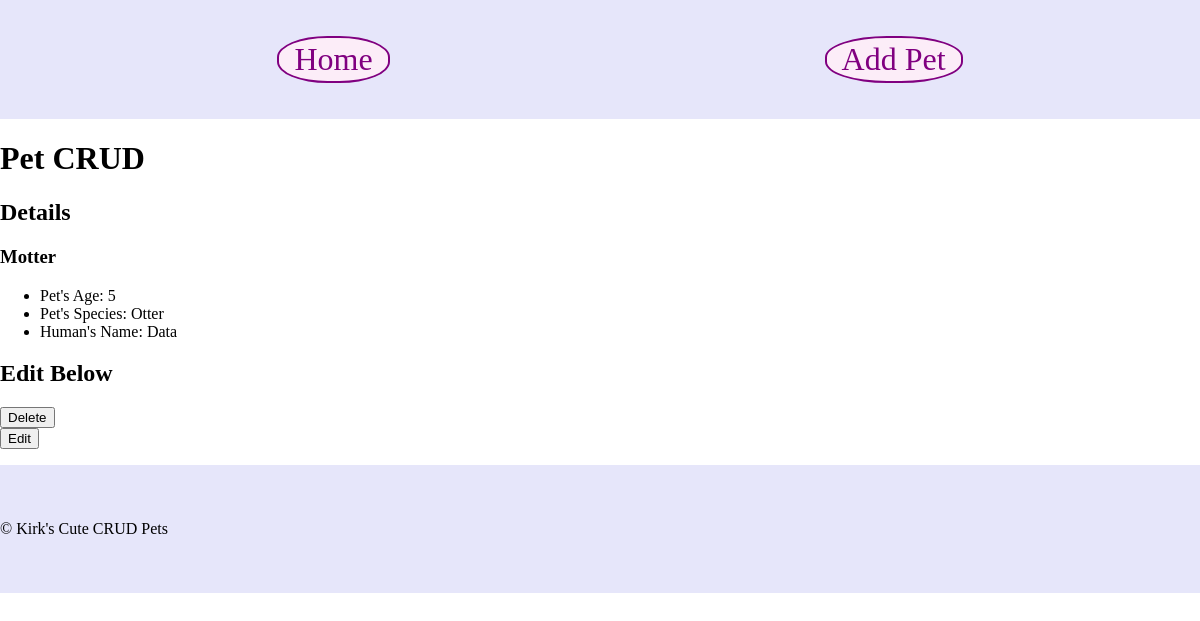
/projects/petCrud/details.php?petID=2, run on the app's committed database.
### tables this page shows
CREATE TABLE `Pet` (
  `petID` int(11) NOT NULL AUTO_INCREMENT,
  `petAge` smallint(6) NOT NULL,
  `petSpecies` varchar(50) NOT NULL,
  `petName` varchar(75) NOT NULL,
  `humanID` int(11) NOT NULL,
  PRIMARY KEY (`petID`),
  KEY `Human_Key` (`humanID`)
);

CREATE TABLE `Human` (
  `humanID` int(11) NOT NULL AUTO_INCREMENT,
  `humanWeight` decimal(3,1) DEFAULT NULL,
  `humanName` varchar(40) NOT NULL,
  PRIMARY KEY (`humanID`),
  UNIQUE KEY `humanID` (`humanID`)
);

### projects/petCrud/details.php (the view, shortened to what this page needs)
<?php
	$inputErrors = array("petName" => "", "petAge" => "", "petSpecies" => "");
	if(isset($_GET['petID'])){
		$petID = mysqli_real_escape_string($conn, $_GET["petID"]);
		$sqlJoinPetRow = "select Pet.petID, Pet.petName, Pet.petAge, Pet.petSpecies, Human.humanName from Human, Pet where Pet.humanID = Human.humanID and Pet.petID = $petID";
		$sqlHumanList = "select humanName from Human ORDER BY humanName;";
		$result = mysqli_query($conn, $sqlJoinPetRow);
		$humanListResult = mysqli_query($conn, $sqlHumanList);
		$pet = mysqli_fetch_assoc($result);
		while($human = mysqli_fetch_array($humanListResult, MYSQLI_NUM)){
			$humanList[] = $human;
		}
		if(!isset($_POST["edit"]) && !isset($_POST["submit"])){
			$isEditable = FALSE;
		}
	}
	else {
		echo "NO GET";
		echo "upload problems as follows: " . mysqli_error($conn);
		mysqli_close($conn);
	}
 ?>
<?php require("templates/header.php");?>
	<h2>Details</h2>
	<div>
		<?php if($pet): ?>
			<h3><?php echo htmlspecialchars($pet[petName]); ?></h3>
			<ul>
				<?php
					$labels = ["petAge" => "Pet's Age", "petSpecies" => "Pet's Species", "humanName" => "Human's Name"];
					foreach($pet as $tableColumn => $recordValue):
						if($tableColumn != "petID" && $tableColumn != "petName"): ?>
						<li>
							<?php echo htmlspecialchars($labels[$tableColumn]) . ": " . htmlspecialchars($recordValue); ?>
						</li>
					<?php endif; ?>
				<?php endforeach; ?>
			</ul>
		<?php else: ?>
			<h3>Sorry :-( There is no record for this pet.</h3>
		<?php endif; ?>
		<h2>Edit Below</h2>
		<?php if($isEditable): ?>
			<form action="details.php?petID=<?php echo $petID ?> " method="POST">
				<label>Pet Name: </label>
				<input type="text" name="petName" value="<?php echo htmlspecialchars($petName); ?>">
				<p><?php echo $inputErrors["petName"]; ?></p>
				<label>Pet Species</label>
				<input type="text" name="petSpecies" value="<?php echo htmlspecialchars($petSpecies); ?>">
				<p><?php echo $inputErrors["petSpecies"]; ?></p>
				<label>Pet Age</label>
				<input type="text" name="petAge" value="<?php echo htmlspecialchars($petAge); ?>">
				<p><?php echo $inputErrors["petAge"]; ?></p>
				<label>Human Name</label>
				 <select name="humanName">
				 	<?php  foreach($humanList as $h): ?>
				 		<option value="<?php echo $h[0]; ?>" <?php if($h[0] == $selectedHuman){echo "selected";} ?> > <?php echo $h[0] ?> </option>
				 	<?php endforeach; ?>
				 </select>
				<input type="submit" name="submit" value="submit">
			</form>
			<form action="details.php?petID=<?php echo $petID ?> " method="POST">
				<input type="hidden" name="is_editable" value="<?php echo $isEditable ?>">
				<input type="submit" name="edit" value="cancel">
			</form>
		<?php else: ?>
			<form action="details.php" method="POST">
				<input type="submit" name="delete" value="Delete">
			</form>
			<form action="details.php?petID=<?php echo $petID ?> " method="POST">
				<input type="submit" name="edit" value="Edit">
			</form>
		<?php endif; ?>
	</div>
<?php require("templates/footer.php");?>

### projects/petCrud/templates/header.php (style rules this page uses)
header, body { margin: 0; }

### data on the page
pet: petName "Motter", petAge "5", petSpecies "Otter", humanID.humanName "Data"

### other printed values
$labels[$tableColumn] "Pet's Age"
$labels[$tableColumn] "Pet's Species"
$labels[$tableColumn] "Human's Name"
